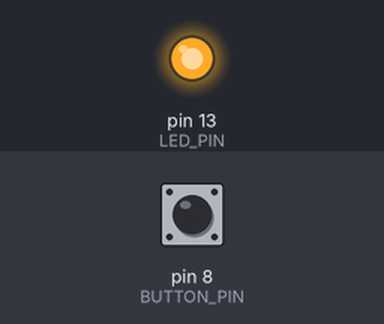
Bench run of a sketch on a simulated Arduino Uno, built with avr-gcc and run on an emulated ATmega328P. On the bench: output pins drawn as LEDs (lit = HIGH). The test bench sets the inputs (shaded band); at power-on: pin 8 (BUTTON_PIN) HIGH.

Above: at 1.2 s.
1.3 s: pin 8 (BUTTON_PIN) pulled LOW for 0.15 s
At 1.37 s:
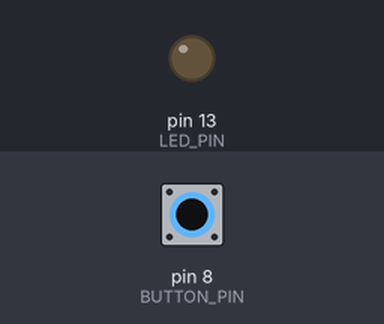
2.9 s: pin 8 (BUTTON_PIN) pulled LOW for 3.2 s
At 7.2 s:
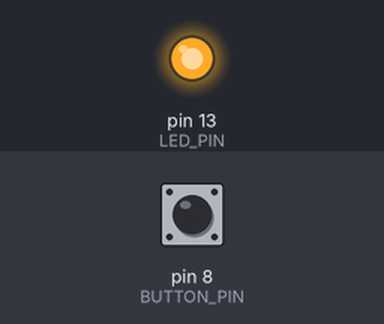
Timing chart, 0 to 8.7 s (numbered marks = the images above; inputs shaded):
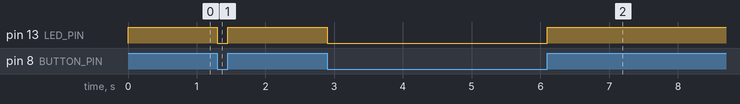

Measured:
- after the input at 1.3 s, pin 13 (LED_PIN): HIGH → LOW at once, → HIGH 0.15 s later
- after the input at 2.9 s, pin 13 (LED_PIN): HIGH → LOW at once, → HIGH 3.2 s later

The sketch:

20231128_LED_.ino
```cpp
#define LED_PIN 13  // define the constant "name" for your pin
#define BUTTON_PIN 8

//boolean val = HIGH;  // HIGH = 1 = ON
// boolean val = digitalRead(BUTTON_PIN);


void setup() {


  pinMode(LED_PIN, OUTPUT);
  // pinMode(BUTTON_PIN, INPUT);
  pinMode(BUTTON_PIN, INPUT_PULLUP);
  digitalWrite(LED_PIN, LOW);  // LED is off when we start
}

void loop() {

  //delay(2000);  // "wait for 2000"
  //  val = !val;
  // then change val;

  boolean buttonPressed = digitalRead(BUTTON_PIN);

  //if (buttonPressed) {
  // do something
  // digitalWrite(LED_PIN, HIGH);
  //}


  boolean value = digitalRead(BUTTON_PIN);
  digitalWrite(LED_PIN, value);
}
```
